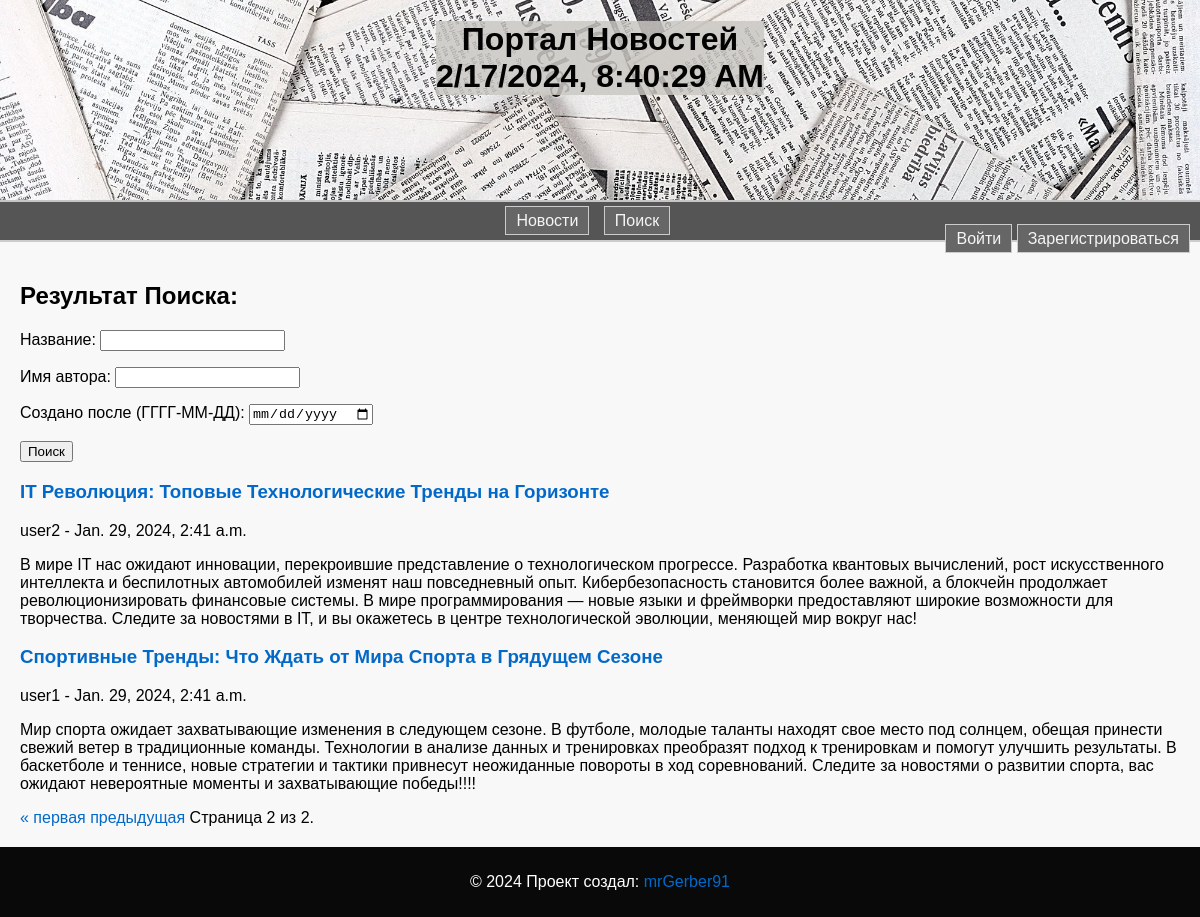
The app's page /search/?page=2 with its own data.
### news/models.py (models this page shows, shortened)
class Post(models.Model):
    author = models.ForeignKey(Author, on_delete=models.CASCADE) # Ссылка на автора
    post_type_choices = [('article', 'Article'), ('news', 'News')]
    post_type = models.CharField(max_length=10, choices=post_type_choices)
    created_at = models.DateTimeField(auto_now_add=True)
    categories = models.ManyToManyField(Category, through='PostCategory') # Связь многие ко многим с категориями
    title = models.CharField(max_length=255)
    content = models.TextField()
    rating = models.IntegerField(default=0)

class Author(models.Model):
    user = models.OneToOneField(User, on_delete=models.CASCADE)# Один к одному с моделью пользователя Django
    rating = models.IntegerField(default=0)

### news/views.py (the view)
# urls.py: path('search/', search_news, name='search_news'),
def search_news(request):
    query = request.GET.get('query', '')
    class DateInput(forms.DateInput):
        input_type = 'date'
    news_filter = NewsFilter(request.GET, queryset=Post.objects.all())
    if 'created_at__gte' in news_filter.form.fields:
        news_filter.form.fields['created_at__gte'].widget = DateInput()
    posts = news_filter.qs.order_by('-created_at')
    paginator = Paginator(posts, 10)
    page = request.GET.get('page')
    try:
        posts = paginator.page(page)
    except PageNotAnInteger:
        posts = paginator.page(1)
    except EmptyPage:
        posts = paginator.page(paginator.num_pages)
    return render(request, 'news/search_results.html',
                  {'posts': posts, 'query': query, 'news_filter': news_filter})

### news/context_processors.py (called while the page is built)
def real_time(request):
    city = 'Europe/Moscow'
    real_time = datetime.now(pytz.timezone(city))
    return {'real_time': real_time}

### templates/news/search_results.html (shortened to what this page needs)
{% extends 'flatpages/default.html' %}
{% block content %}
  <h2>Результат Поиска:</h2>
  <form method="get" action="{% url 'search_news' %}">
    {{ news_filter.form.as_p }}
    <button type="submit">Поиск</button>
  </form>
  {% for post in posts %}
    <div>
      <h3><a href="{% url 'post_detail' post.id %}">{{ post.title }}</a></h3>
      <p>{{ post.author.user.username }} - {{ post.created_at }}</p>
      <p>{{ post.content }}</p>
    </div>
  {% endfor %}
  <div class="pagination">
    <span class="step-links">
        {% if posts.has_previous %}
            <a href="?page=1">&laquo; первая</a>
            <a href="?page={{ posts.previous_page_number }}">предыдущая</a>
        {% endif %}
        <span class="current">
            Страница {{ posts.number }} из {{ posts.paginator.num_pages }}.
        </span>
    </span>
</div>
{% endblock %}

### static/css/style.css (style rules this page uses)
body { font-family: 'Arial', sans-serif; margin: 0; padding: 0; background-color: #f8f8f8; }
h2, h3 { color: rgba(0, 0, 0, 1); }
a { color: #0369c8; text-decoration: none; }

### records on screen
Post: title "IT Революция: Топовые Технологические Тренды на Горизонте", author.user.username "user2", created_at "Jan. 29, 2024, 2:41 a.m.", content "В мире IT нас ожидают инновации, перекроившие представление о технологическом прогрессе. Разработка квантовых вычислений, рост искусственного интеллекта и беспилотных автомобилей изменят наш повседневный опыт. Кибербезопасность становится более важной, а блокчейн продолжает революционизировать финансовые системы. В мире программирования — новые языки и фреймворки предоставляют широкие возможности для творчества. Следите за новостями в IT, и вы окажетесь в центре технологической эволюции, меняющей мир вокруг нас!"
Post: title "Спортивные Тренды: Что Ждать от Мира Спорта в Грядущем Сезоне", author.user.username "user1", created_at "Jan. 29, 2024, 2:41 a.m.", content "Мир спорта ожидает захватывающие изменения в следующем сезоне. В футболе, молодые таланты находят свое место под солнцем, обещая принести свежий ветер в традиционные команды. Технологии в анализе данных и тренировках преобразят подход к тренировкам и помогут улучшить результаты. В баскетболе и теннисе, новые стратегии и тактики привнесут неожиданные повороты в ход соревнований. Следите за новостями о развитии спорта, вас ожидают невероятные моменты и захватывающие победы!!!!"

### other values on screen
{{ posts.number }} "2"
{{ posts.paginator.num_pages }} "2"
